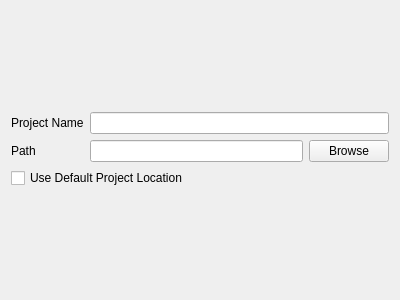
<?xml version="1.0" encoding="UTF-8"?>
<ui version="4.0">
 <class>NewProjecWizardPage</class>
 <widget class="QWizardPage" name="NewProjecWizardPage">
  <property name="geometry">
   <rect>
    <x>0</x>
    <y>0</y>
    <width>400</width>
    <height>300</height>
   </rect>
  </property>
  <property name="windowTitle">
   <string>WizardPage</string>
  </property>
  <property name="title">
   <string>Project</string>
  </property>
  <property name="subTitle">
   <string>Project name and location</string>
  </property>
  <layout class="QVBoxLayout" name="verticalLayout">
   <item>
    <spacer name="verticalSpacer">
     <property name="orientation">
      <enum>Qt::Vertical</enum>
     </property>
     <property name="sizeHint" stdset="0">
      <size>
       <width>20</width>
       <height>94</height>
      </size>
     </property>
    </spacer>
   </item>
   <item>
    <layout class="QFormLayout" name="formLayout">
     <item row="0" column="0">
      <widget class="QLabel" name="label">
       <property name="text">
        <string>Project Name</string>
       </property>
      </widget>
     </item>
     <item row="0" column="1">
      <widget class="QLineEdit" name="projectNameLineEdit"/>
     </item>
     <item row="1" column="0">
      <widget class="QLabel" name="label_2">
       <property name="text">
        <string>Path</string>
       </property>
      </widget>
     </item>
     <item row="1" column="1">
      <layout class="QHBoxLayout" name="horizontalLayout">
       <item>
        <widget class="QLineEdit" name="pathLineEdit"/>
       </item>
       <item>
        <widget class="QPushButton" name="browsePushButton">
         <property name="text">
          <string>Browse</string>
         </property>
        </widget>
       </item>
      </layout>
     </item>
    </layout>
   </item>
   <item>
    <widget class="QCheckBox" name="checkBox">
     <property name="text">
      <string>Use Default Project Location</string>
     </property>
    </widget>
   </item>
   <item>
    <spacer name="verticalSpacer_2">
     <property name="orientation">
      <enum>Qt::Vertical</enum>
     </property>
     <property name="sizeHint" stdset="0">
      <size>
       <width>20</width>
       <height>94</height>
      </size>
     </property>
    </spacer>
   </item>
  </layout>
 </widget>
 <resources/>
 <connections/>
</ui>
